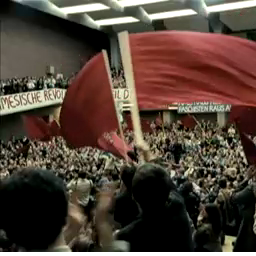
#> input picture baader_original-12s-256x256.png, 256 x 256 px
$ python filters.py baader_original-12s-256x256.png   (Python 2 division)
#> lines starting #> are read from the running program, lines starting #| are printed output that depends on the picture
#!/usr/bin/env python
import numpy as np
import matplotlib.cm as cm
import matplotlib.mlab as mlab
import matplotlib.pyplot as plt

from matplotlib.pyplot import figure, show, imshow

from scipy.signal import convolve2d

import math
import sys

import Image

def imageToRedMatrix(filename, crop=None):
    """ Returns red band of image as a matrix """
#> called with filename = 'baader_original-12s-256x256.png'
    #SL6 PIL aborts when coversion to YCbCr is done, but doing stuff on red
    #channel is good enough for demonstration purposes
    im = Image.open(filename)
#> im is the input picture: PIL image 256x256 RGBA; mean R, G, B, A 78.2, 62, 51.7, 251
    if crop:
        im = im.crop(crop)
    im2 = im#.convert("YCbCr")
    (x, y) = im2.size
#> x = 256; y = 256
    luma = im2.getdata(0)

    return np.reshape(luma, (y, x))
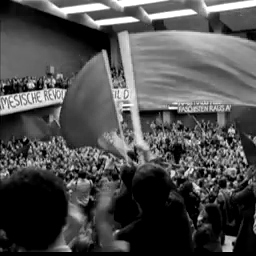
#> returned value: shape (256, 256) int64; min 0, max 255, mean 78.2

i1 = imageToRedMatrix(sys.argv[1])

delta = 0.125
x = y = np.arange(-4.0, 4.0, delta)
X, Y = np.meshgrid(x, y)
#> (the run stopped early here; a loop or call above may not have finished)
